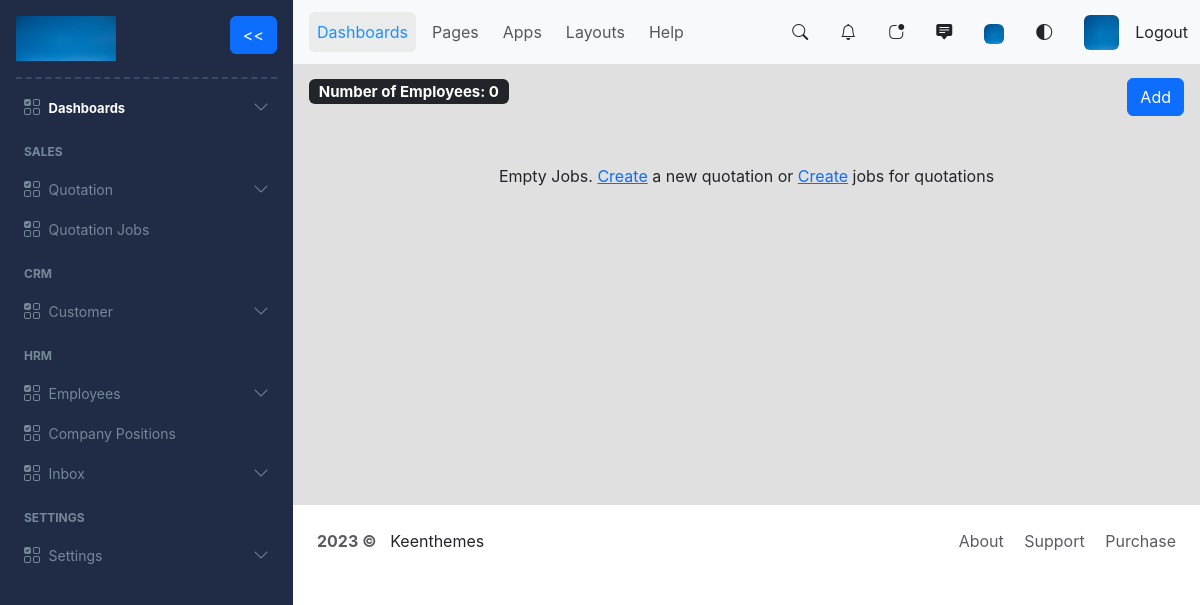
The page /view_employees (signed in) on the database as committed earlier.
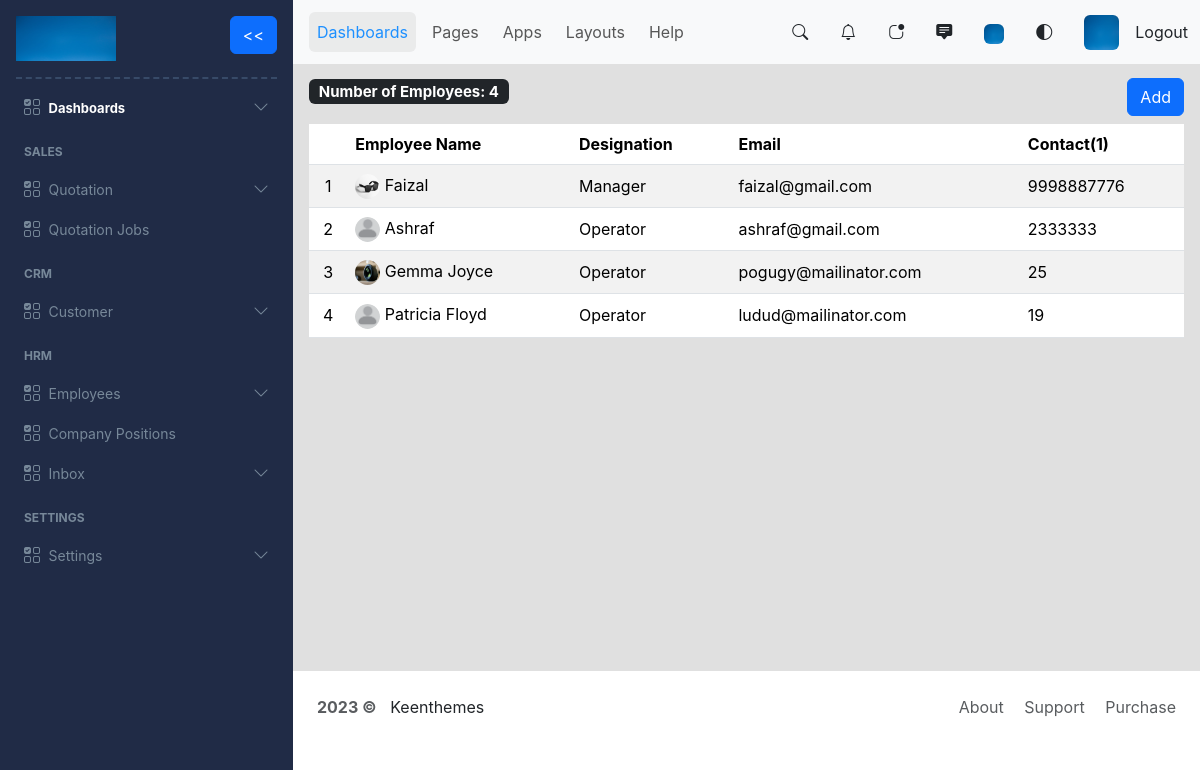
The same page on the database as committed later.
### myapp/models.py (models this page shows, shortened)
class Employee(models.Model):
    id = models.UUIDField(primary_key=True, default=uuid.uuid4, unique=True, editable=False)
    name = models.CharField(max_length=30)
    designation = models.ForeignKey(EmployeeDesignation, on_delete=models.CASCADE)
    address = models.CharField(max_length=150)
    contact_one = models.IntegerField()
    contact_two =models.IntegerField()
    email = models.EmailField()
    profile_image = models.ImageField(null=True, blank=True, upload_to="employees_profile/")

class EmployeeDesignation(models.Model):
    id = models.UUIDField(primary_key=True, default=uuid.uuid4, unique=True, editable=False)
    designation = models.CharField(max_length=30)
    def __str__(self) -> str:
        return self.designation

### myapp/views.py (the view)
# urls.py: path('view_employees', views.viewEmployees, name='view_employees'),
@login_required
def viewEmployees(request):
    employees = Employee.objects.all()
    number_of_employees = len(employees)
    employees_exists = employees.exists()
    return render(request, 'employee/view_employees.html',{'employees': employees, 'employees_exist': employees_exists, 'number_of_employees': number_of_employees})

### myapp/templates/employee/view_employees.html
{% extends 'index.html' %}
{% block content %}
{% load static %}
<div class="d-flex justify-content-between">
    <h5> <span class="badge bg-dark">Number of Employees:  {{ number_of_employees }}</span> </h5>
    <a href = "{% url 'create_employee' %}"class="btn btn-primary">Add</a>
</div>
{% if employees_exist %}
<div class='table-responsive'>
    <table class="table table-striped mt-2 align-middle">
        <thead>
        <tr>
            <th scope="col"></th>
            <th scope="col">Employee Name</th>
            <th scope="col">Designation</th>
            <th scope="col">Email</th>
            <th scope="col">Contact(1)</th>
        </tr>
        </thead>
        <tbody>
        {% for employee in employees %}
            <tr style="height: 42px;">
                <td class="text-center">{{forloop.counter}}</td>
                <td>
                    <a href="{% url 'update_employee' employee.id %}" style="text-decoration: none; color: black;">
                    {% if employee.profile_image %}
                        <img src="{{employee.profile_image.url}}" alt="Profile not loading..." style="width: 25px; height: 25px; border-radius: 50%;">
                    {% else %}
                        <img src="{% static 'image/default.png' %}" alt="Profile not loading..." style="width: 25px; height: 25px; border-radius: 50%;">
                    {% endif %}
                    </a>
                    <a href="{% url 'update_employee' employee.id %}" style="text-decoration: none; color: black;">{{ employee.name }}</a>
                </td>
                <td><a href="{% url 'update_employee' employee.id %}" style="text-decoration: none; color: black;">{{ employee.designation }}</a></td>
                <td><a href="{% url 'update_employee' employee.id %}" style="text-decoration: none; color: black;">{{ employee.email }}</a></td>
                <td><a href="{% url 'update_employee' employee.id %}" style="text-decoration: none; color: black;">{{ employee.contact_one }}</a></td>
            </tr>
        {% endfor %}
        </tbody>
    </table>
</div>
{% else %}
<div class="d-flex justify-content-center">
    <span class="pt-5">Empty Jobs. <a href="{% url 'create_quotation' %}">Create</a> a new quotation or <a href="{% url 'view_quotations' %}">Create</a> jobs for quotations </span>
</div>
{% endif %}
{% endblock content %}

Rows that differ between the two databases and show on the page:
added Employee: profile_image (picture), name "Faizal", designation "Manager", email "faizal@gmail.com", contact_one "9998887776"
added Employee: name "Ashraf", designation "Operator", email "ashraf@gmail.com", contact_one "2333333"
added Employee: profile_image (picture), name "Gemma Joyce", designation "Operator", email "pogugy@mailinator.com", contact_one "25"
added Employee: name "Patricia Floyd", designation "Operator", email "ludud@mailinator.com", contact_one "19"
Other text that changed with them:
{{ number_of_employees }}: "0" → "4"
text no longer shown: "Empty Jobs. Create a new quotation or Create jobs for quotations"
text now shown: "Employee Name Designation Email Contact(1)"
